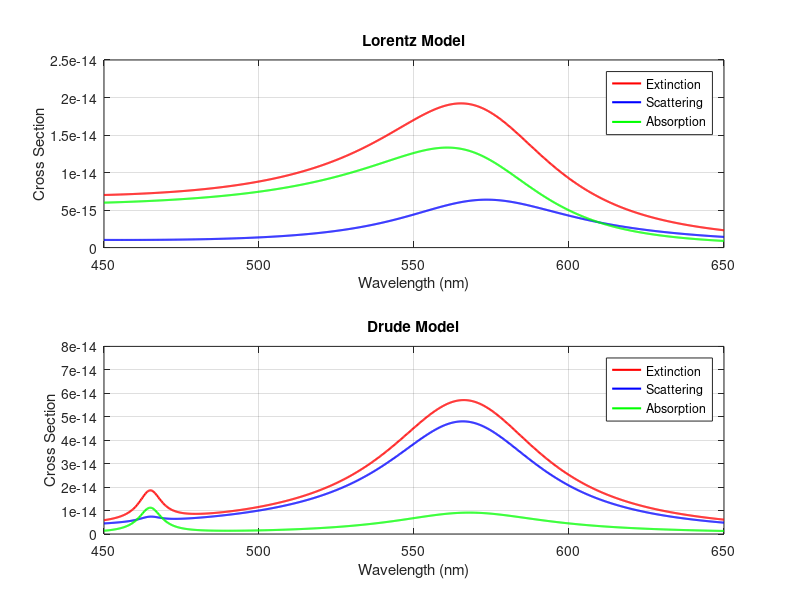

This figure's MATLAB source: (Note: this script raises an error after producing the figure.)
clc;
clear;
% Parameters for Ag (gold)
epsilon_inf = 1.0;  % High-frequency dielectric constant
sigma_epsilon0 = 1355.01;  % Conductivity over epsilon_0
planck_constant = 6.62607e-34;
light_speed=3e8;
e = 1.60217e-19;

A_p = [-8.577e4, -2.875, -997.6, -1.630];  % Ap [eV]
B_p = [-1.156e4, 0.0, -3090, -4.409];      % Bp [eV^2]
C_p = [5.557e7, 2.079e3, 6.921e5, 26.15];  % Cp [eV^2]
     

% Drude model parameters
omega_p = 5.8;  % Plasma frequency in eV for gold
gamma = 0.047;   % Damping factor (collision frequency) in eV

% Energy (eV) and Angular Frequency (omega)
wavelength= linspace(450,650,1000)*1e-9;
energy_joule = planck_constant*light_speed ./wavelength;  % Energy range from 0.5 to 10 eV
energy = energy_joule/e;
omega = energy;  % Assume h-bar omega ≈ energy in eV

% Initialize real and imaginary parts of the dielectric function
epsilon_real = epsilon_inf * ones(size(omega));
epsilon_imag = -sigma_epsilon0 ./ omega;  % Conductivity term

% Calculate the dielectric function using the Lorentz model
for p = 1:4
    denom = (omega.^2 + B_p(p)).^2 + (A_p(p) .* omega).^2;
    epsilon_real = epsilon_real + C_p(p) .* (omega.^2 + B_p(p)) ./ denom;
    epsilon_imag = epsilon_imag - C_p(p) .* (A_p(p) .* omega) ./ denom;
end

epsilon_lorentz = epsilon_real + epsilon_imag*1i ;

n_Au_lorentz = sqrt((abs(epsilon_lorentz) + epsilon_real) / 2) + ...
       1i * sqrt((abs(epsilon_lorentz) - epsilon_real) / 2);


% Drude model calculation
epsilon_real_drude = epsilon_inf - (omega_p^2 ./ (omega.^2 + gamma^2));
epsilon_imag_drude = (omega_p^2 .* gamma) ./ (omega .* (omega.^2 + gamma^2));


epsilon_drude = epsilon_imag_drude*1i + epsilon_real_drude ;
n_Au_drude = sqrt((abs(epsilon_drude) + epsilon_real_drude) / 2) + ...
       1i * sqrt((abs(epsilon_drude) - epsilon_real_drude) / 2);


% Radius in nm
radius = 30e-9; % nm

% Refractive index
refractive_index_medium = 1.5;

% Create arrays
radius_array = radius * ones(1, 1000);
refractive_index_medium_array = refractive_index_medium * ones(1, 1000);

function [Qext,Qsca,Qabs]=MieScattering2(lambda0,r0,n_m,n_Au)
%% parameters
m=n_Au/n_m;
k=2*pi*n_m/lambda0;
x=k*r0;
z=m*x;
N=round(2+x+4*x^(1/3));
%% computation
j=(1:N);
sqr=sqrt(pi*x/2);
sqrm=sqrt(pi*z/2);
phi=sqr.*besselj(j+0.5,x);
xi=sqr.*(besselj(j+0.5,x)+i*bessely(j+0.5,x));
phim=sqrm.*besselj(j+0.5,z);
phi1=[sin(x), phi(1:N-1)];
phi1m=[sin(z), phim(1:N-1)];
y=sqr*bessely(j+0.5,x);
y1=[-cos(x), y(1:N-1)];


phip=(phi1-j/x.*phi);
phimp=(phi1m-j/z.*phim);
xip=(phi1+i*y1)-j/x.*(phi+i*y);
aj=(m*phim.*phip-phi.*phimp)./(m*phim.*xip-xi.*phimp);
bj=(phim.*phip-m*phi.*phimp)./(phim.*xip-m*xi.*phimp);

Csca=sum( (2*j+1).*(abs(aj).*abs(aj)+abs(bj).*abs(bj)) );
Cext=sum( (2*j+1).*real(aj+bj) );


Qext=Cext*2*pi/(k*k);
Qsca=Csca*2*pi/(k*k);
Qabs=Qext-Qsca;
end

% lorentz loop

for i = 1:length(wavelength)
    n_m = 1.5;  
    % Call the MieScattering2 function
    [Qext, Qsca, Qabs] = MieScattering2(wavelength(i),radius, n_m, n_Au_lorentz(i));

    % Store the results
    Qext_array_lorentz(i) = Qext;
    Qsca_array_lorentz(i) = Qsca;
    Qabs_array_lorentz(i) = Qabs;
end

% drude loop

for i = 1:length(wavelength)
    n_m = 1.5;

    % Call the MieScattering2 function
    [Qext, Qsca, Qabs] = MieScattering2(wavelength(i), radius, n_m, n_Au_drude(i));

    % Store the results
    Qext_array_drude(i) = Qext;
    Qsca_array_drude(i) = Qsca;
    Qabs_array_drude(i) = Qabs;
end

% Plot the results for Lorentz and Drude models
figure;

% Lorentz Model Plot
subplot(2, 1, 1);
plot(wavelength * 1e9, Qext_array_lorentz, 'r-', 'LineWidth', 1.5); hold on;
plot(wavelength * 1e9, Qsca_array_lorentz, 'b-', 'LineWidth', 1.5);
plot(wavelength * 1e9, Qabs_array_lorentz, 'g-', 'LineWidth', 1.5);
xlabel('Wavelength (nm)');
ylabel('Cross Section');
legend('Extinction', 'Scattering', 'Absorption');
title('Lorentz Model');
grid on;

% Drude Model Plot
subplot(2, 1, 2);
plot(wavelength * 1e9, Qext_array_drude, 'r', 'LineWidth', 1.5); hold on;
plot(wavelength * 1e9, Qsca_array_drude, 'b', 'LineWidth', 1.5);
plot(wavelength * 1e9, Qabs_array_drude, 'g', 'LineWidth', 1.5);
xlabel('Wavelength (nm)');
ylabel('Cross Section');
legend('Extinction', 'Scattering', 'Absorption');
title('Drude Model');
grid on;

% Add a common title
sgtitle('Mie Scattering Cross Sections for Gold Nanoparticle');


    


